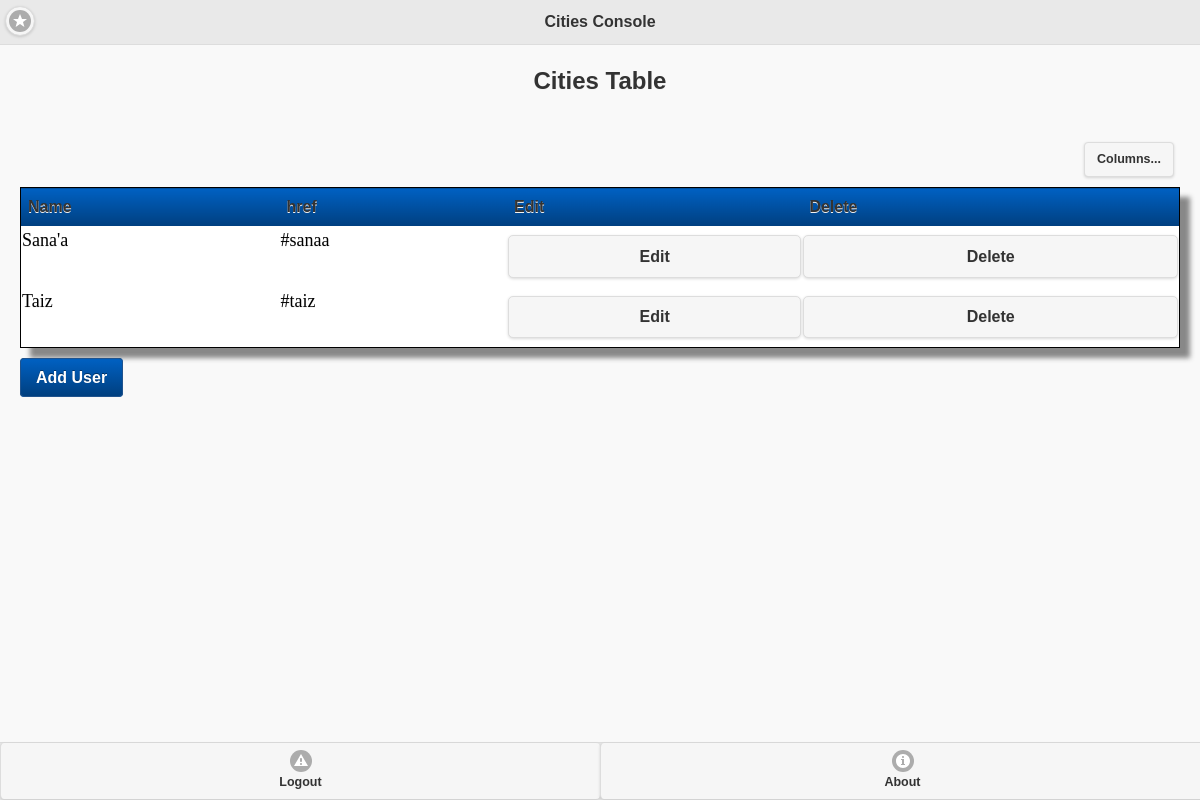
Page /citiesconfig.php on the committed database.
### tables this page shows
CREATE TABLE IF NOT EXISTS `cities` (
  `id` int(10) NOT NULL AUTO_INCREMENT,
  `name` varchar(30) NOT NULL,
  `href` varchar(20) NOT NULL,
  PRIMARY KEY (`id`)
);

### citiesconfig.php (called while the page is built, shortened)
<?php
include '/include/config.php';
$sql = "select id, name , href from cities";
$result = mysqli_query($link, $sql);
$cities_list = array();
while($rows = mysqli_fetch_array($result))
{
    $cities_list[] = array('id' => $rows['id'],
                            'name' => $rows['name'],
                            'href' => $rows['href']);
}
include 'citieslist.php';
exit();
?>

### citieslist.php (the view, shortened to what this page needs)
<?php
include_once 'citiesconfig.php';
?>
<!DOCTYPE html>
<html>
<head>
	<link rel="stylesheet" href="_/css/jquery.mobile-1.4.5.min.css" />
	<link rel="stylesheet" href="_/css/mystyles.css" />
</head>
<body>
	<div id="users" data-role="page" data-title="YUG: Cities Console">
    	<div data-role="header" data-position="fixed" data-id="header">
        	<h1>Cities Console</h1>
            <a href="admin.php" data-role="button" data-ajax="false" data-iconpos="notext" data-icon="star">Admin</a>
        </div>
		<h2 class="head1" align="center">Cities Table</h2>
		<div data-role="main" class="ui-content" >
		<table data-role="table" class="ui-responsive" data-mode="columntoggle" id="myTable">
				<thead>
					<tr>
						<th>Name</td>
						<th data-priority="1">href</th>
						<th>Edit</th><th>Delete</th>
					</tr>
				</thead>
				<tbody>
					<?php foreach($cities_list as $city) : ?>
						<tr>
							<td>
								<?php echo $city["name"]; ?>
							</td>
							<td>
								<?php echo $city["href"]; ?>
							</td>
							<td>
								<form method="post" action="citiesconfig.php">
									<input data-ajax="false" type="submit" value="Edit" />
								</form>
							</td>
							<td>
								<form method="POST" action="citiesconfig.php"
								onSubmit="return ConfirmDelete();">
									<input type="submit" value="Delete" />
								</form>
							</td>
						<tr>
					<?php endforeach; ?>
				</tbody>
			</table><br/>
			<a href="addcities.php" data-ajax="false" class="link-btn">Add User</a>
		</div>
			<div data-role="footer" data-position="fixed" data-id="footer">
        	<div data-role="navbar">
            	<ul>
                    <li><a id="logout" href="admin.php?q=logout" data-role="button" data-icon="alert" data-mini="true">Logout</a></li>
                    <li><a href="#about" data-role="button" data-rel="dialog" data-icon="info" data-mini="true">About</a></li>
                </ul>
            </div>
        </div>
		</div>
</body>
</html>

### _/css/mystyles.css (style rules this page uses)
.ui-content { padding:20px }
#myTable { margin:0px;padding:0px; width:100%; box-shadow: 10px 10px 5px #888888; border:1px solid #000000; background: #afd3e3; }
#myTable thead th { padding:7px; background:-o-linear-gradient(bottom, #005fbf 5%, #003f7f 100%); background:-webkit-gradient( linear, left top, left bottom, color-stop(0.05, #005fbf), color-stop(1, #003f7f) ); background:-moz-linear-gradient( center top, #005fbf 5%, #003f7f 100% ); filter:progid:DXImageTransform.Microsoft.gradient(startColorstr="#005fbf", endColorstr="#003f7f"); background: -o-linear-gradient(top,#005fbf,003f7f); background-color:#005fbf; }
#myTable td { background: white; text-align: left; padding: 1px; font-size: 18px; font-family: Tahoma Arial; font-weight: normal; color: #000000; }
a.link-btn { padding: 10px 15px; color: white; text-decoration: none; background: #4479BA; -webkit-border-radius: 4px; -moz-border-radius: 4px; border-radius: 4px; border: solid 1px #20538D; text-shadow: 0 -1px 0 rgba(0, 0, 0, 0.4); background:-o-linear-gradient(bottom, #005fbf 5%, #003f7f 100%); background:-webkit-gradient( linear, left top, left bottom, color-stop(0.05, #005fbf), color-stop(1, #003f7f) ); background:-moz-linear-gradient( center top, #005fbf 5%, #003f7f 100% ); }

### rows in the picture
cities: name "Sana'a", href "#sanaa"
cities: name "Taiz", href "#taiz"
